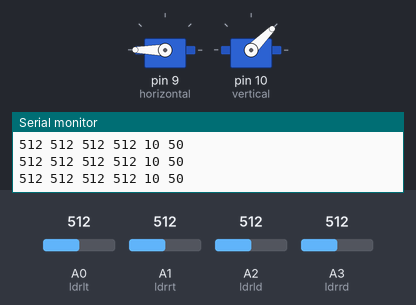
Recording of a sketch running on a simulated Arduino Uno, built with avr-gcc and run on an emulated ATmega328P. On the bench: 2 × servo, the last lines printed to the serial monitor. Inputs (shaded band) come from the test bench; at power-on: A0 (ldrlt) = 512, A1 (ldrrt) = 512, A2 (ldrld) = 512, A3 (ldrrd) = 512.

Above: at 4.2 s.
4.3 s: A0 (ldrlt) set to 598
7.3 s: A0 (ldrlt) set to 626
At 7.79 s:
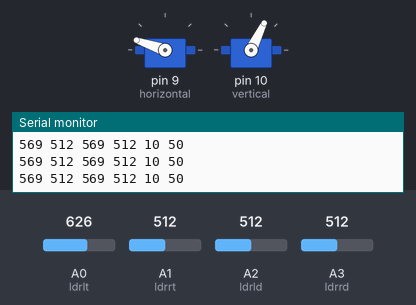
At 10.2 s:
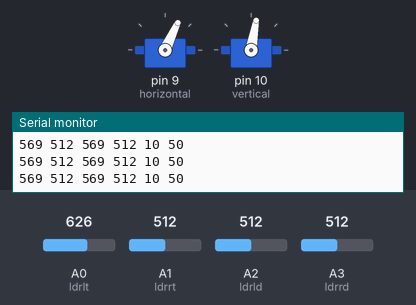
10.3 s: A1 (ldrrt) set to 305
13.3 s: A1 (ldrrt) set to 290
At 16.0 s:
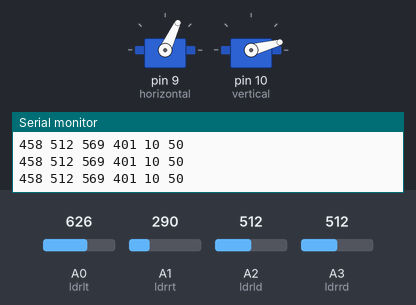
16.3 s: A2 (ldrld) set to 321
19.3 s: A2 (ldrld) set to 285
At 19.79 s:
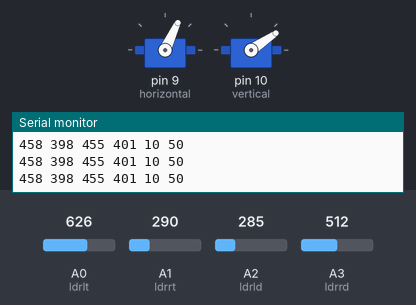
Timing chart, 0 to 22.4 s (numbered marks = the images above; inputs shaded):
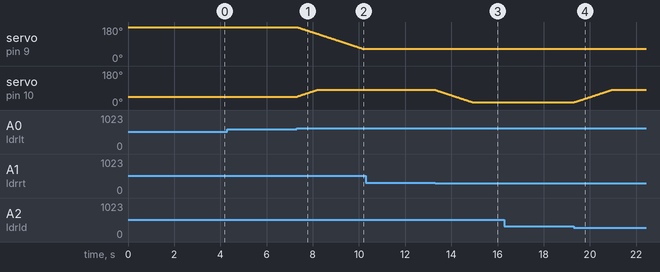

The sketch:

dual_axis_sample.ino
```cpp
#include <Servo.h>  // Include Servo library

// Servo objects
Servo horizontal; // Horizontal servo
Servo vertical;   // Vertical servo

// Initial servo positions
int servoh = 180;
int servov = 45;

// Servo movement limits
int servohLimitHigh = 180;
int servohLimitLow = 65;

int servovLimitHigh = 80;
int servovLimitLow = 15;

// LDR pin connections
int ldrlt = 0; // LDR top left (Bottom left on board)
int ldrrt = 1; // LDR top right (Bottom right)
int ldrld = 2; // LDR down left (Top left)
int ldrrd = 3; // LDR down right (Top right)

void setup() {
  Serial.begin(9600); // Initialize serial monitor

  // Attach servos to pins
  horizontal.attach(9);
  vertical.attach(10);

  // Move servos to initial positions
  horizontal.write(servoh);
  vertical.write(servov);

  delay(3000); // Allow time to stabilize
}

void loop() {
  // Read values from LDRs
  int lt = analogRead(ldrlt); // Top left
  int rt = analogRead(ldrrt); // Top right
  int ld = analogRead(ldrld); // Down left
  int rd = analogRead(ldrrd); // Down right

  int dtime = 10;  // Delay time
  int tol = 50;    // Tolerance

  // Average values
  int avt = (lt + rt) / 2; // Top average
  int avd = (ld + rd) / 2; // Bottom average
  int avl = (lt + ld) / 2; // Left average
  int avr = (rt + rd) / 2; // Right average

  // Differences
  int dvert = avt - avd;   // Vertical difference
  int dhoriz = avl - avr;  // Horizontal difference

  // Debug prints
  Serial.print(avt); Serial.print(" ");
  Serial.print(avd); Serial.print(" ");
  Serial.print(avl); Serial.print(" ");
  Serial.print(avr); Serial.print(" ");
  Serial.print(dtime); Serial.print(" ");
  Serial.print(tol); Serial.println(" ");

  // Vertical movement logic
  if (abs(dvert) > tol) {
    if (avt > avd) {
      servov++;
      if (servov > servovLimitHigh) servov = servovLimitHigh;
    } else if (avt < avd) {
      servov--;
      if (servov < servovLimitLow) servov = servovLimitLow;
    }
    vertical.write(servov);
  }

  // Horizontal movement logic
  if (abs(dhoriz) > tol) {
    if (avl > avr) {
      servoh--;
      if (servoh < servohLimitLow) servoh = servohLimitLow;
    } else if (avl < avr) {
      servoh++;
      if (servoh > servohLimitHigh) servoh = servohLimitHigh;
    }
    horizontal.write(servoh);
  }

  delay(dtime);
}
```

Measured:
- the behaviour switches between 613 and 614 on A0 (ldrlt) (found by bisection; images 0 and 1)
- the behaviour switches between 298 and 297 on A1 (ldrrt) (found by bisection; images 2 and 3)
- the behaviour switches between 304 and 303 on A2 (ldrld) (found by bisection; images 3 and 4)
- after the input at 7.3 s, servo on pin 9 (horizontal): moves from 180° to 65° over 2.8 s, starting at once; servo on pin 10 (vertical): moves from 45° to 80° over 0.85 s, starting at once
- after the input at 13.3 s, servo on pin 10 (vertical): moves from 80° to 15° over 1.6 s, starting at once
- after the input at 19.3 s, servo on pin 10 (vertical): moves from 15° to 80° over 1.6 s, starting at once
